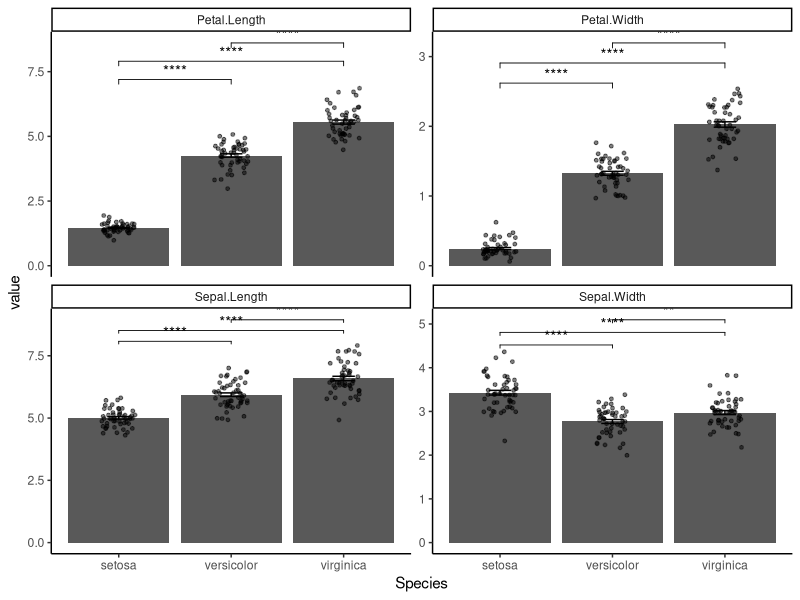
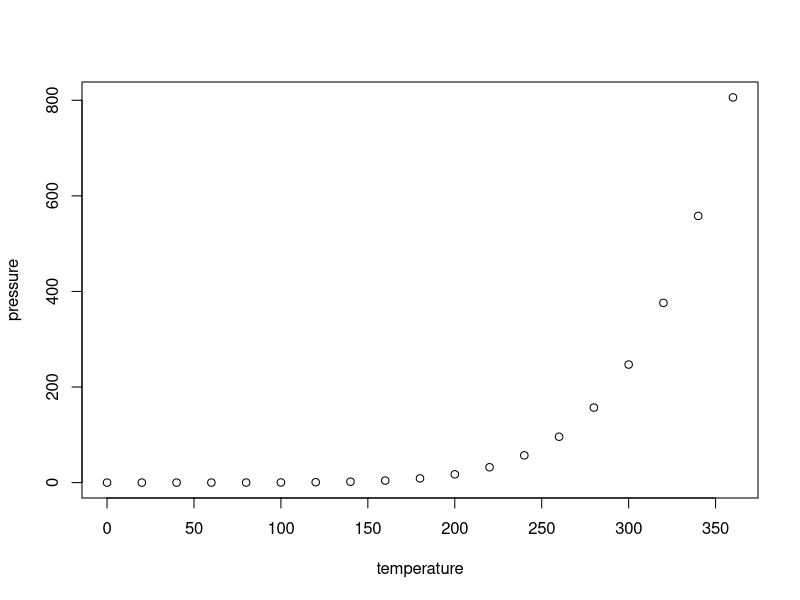

R code for these plots, in order:
## ---- chunk 1
knitr::opts_chunk$set(echo = TRUE)
## ---- chunk 2
library(dplyr)
library(tidyr)
library(ggplot2)
library(ggpubr)
## ---- chunk 3
df_long <- iris %>%
  pivot_longer(cols = 1:4, 
               names_to = "feature", 
               values_to = "value")
df_long
## ---- chunk 4
df_sum <- df_long %>%
  group_by(feature, Species) %>%
  summarise(
    n = n(),
    mean = mean(value),
    sd = sd(value),
    se = sd / sqrt(n),
    .groups = "drop"
  )
df_sum
## ---- chunk 5
comparisons <- list(
  c("setosa","versicolor"),
  c("setosa","virginica"),
  c("versicolor","virginica")
)
## ---- chunk 6
ggplot(df_long, aes(x = Species, y = value)) +
  geom_col(
    data = df_sum,
    aes(x = Species, y = mean),
    inherit.aes = FALSE
  ) +
  geom_errorbar(
    data = df_sum,
    aes(x = Species, ymin = mean - se, 
        ymax = mean + se),
    width = 0.2,
    inherit.aes = FALSE
  ) +
  geom_jitter(width = 0.15, alpha = 0.5, size = 1) +
  facet_wrap(~feature,scales = "free_y") +
  ggpubr::stat_compare_means(
    comparisons = comparisons,
    method = "t.test",
    p.adjust.method = "BH",
    label = "p.signif") +
  theme_classic()
## ---- chunk 7
plot(pressure)
